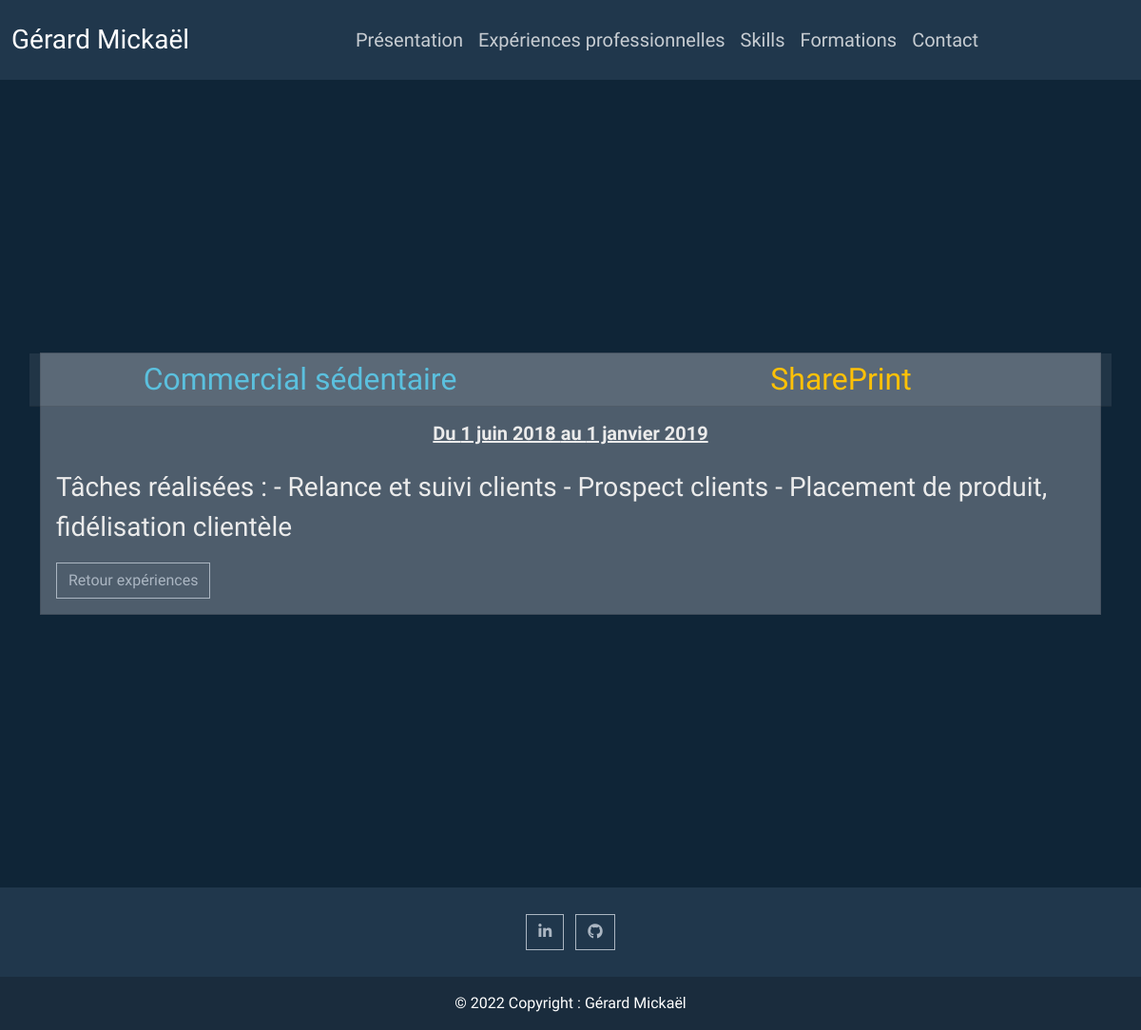
/shareprint/, run on the app's committed database.
### experience/models.py (models this page shows, shortened)
class ExperiencePro(models.Model):
    metier = models.CharField(max_length=150)
    societe = models.CharField(max_length=150)
    contenu = models.TextField()
    slug = models.SlugField(max_length=100)
    date_start = models.DateField()
    date_end = models.DateField()
    image = models.ImageField(default='default.jpg')

### experience/views.py (the view)
# urls.py: path('<slug:slug>/', views.experience_pro, name='experience')
def experience_pro(request, slug):
    experience = get_object_or_404(ExperiencePro, slug=slug)
    return render(request, 'experience/detail.html', context={"experience": experience})

### experience/templates/experience/detail.html
{% extends 'navbar_footer.html' %}
{% block contenu %}
<div class="container d-flex align-items-center justify-content-center" style="height: 850px">
    <div class="card">
        <div class="row">
            <h5 class="card-header col-6 text-center text-info fs-2">{{ experience.metier }}</h5>
            <h5 class="card-header col-6 text-center text-warning fs-2">{{ experience.societe }}</h5>
        </div>
        <div class="card-body">
            <h5 class="card-title text-center mb-4 fw-bold text-decoration-underline">Du {{experience.date_start}} au {{experience.date_end}}</h5>
            <p class="card-text fs-3">{{experience.contenu}}</p>
            <a class="btn btn btn-outline-light" href="{% url 'experiences:experiences' %}" >Retour expériences</a>
        </div>
    </div>
</div>
{% endblock %}

### data on the page
ExperiencePro: metier "Commercial sédentaire", societe "SharePrint", date_start "1 juin 2018", date_end "1 janvier 2019", contenu "Tâches réalisées : - Relance et suivi clients - Prospect clients - Placement de produit, fidélisation clientèle"
